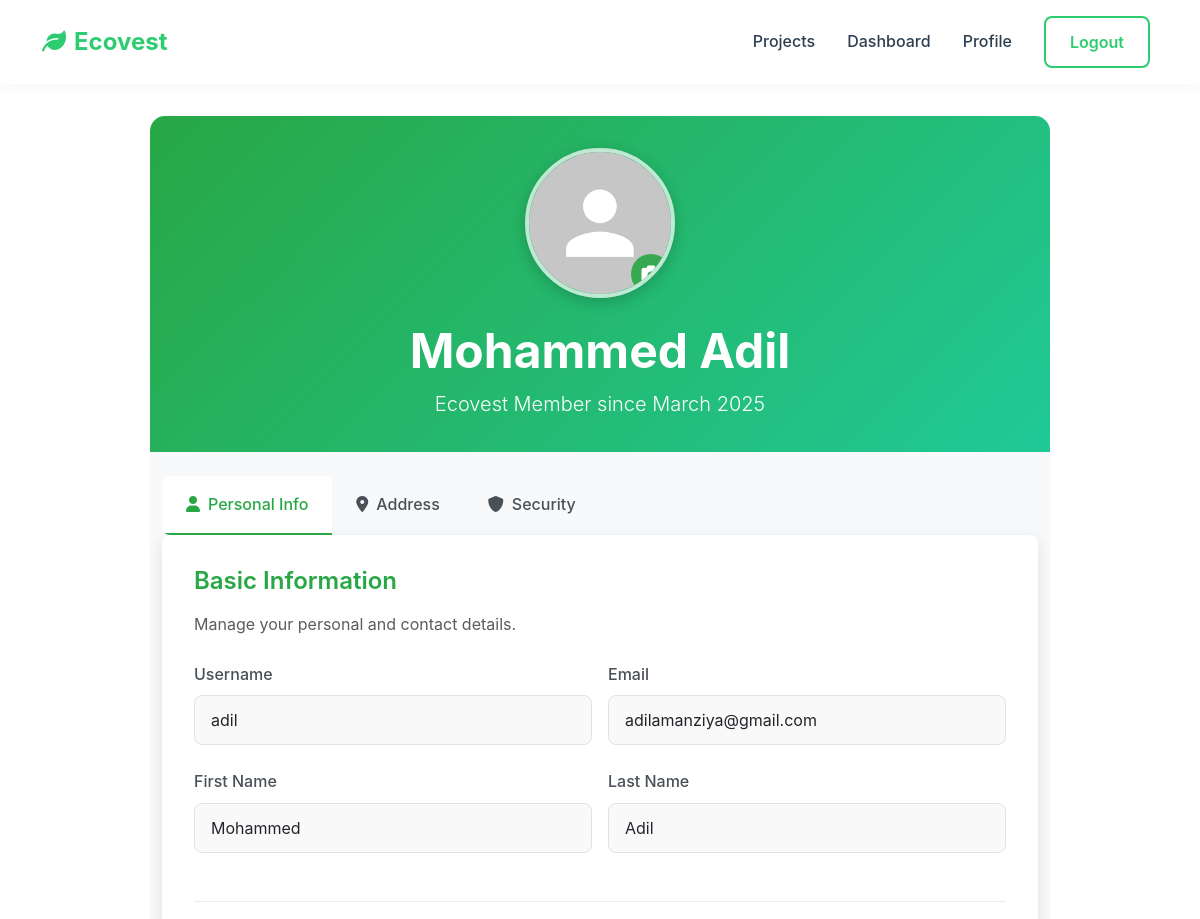
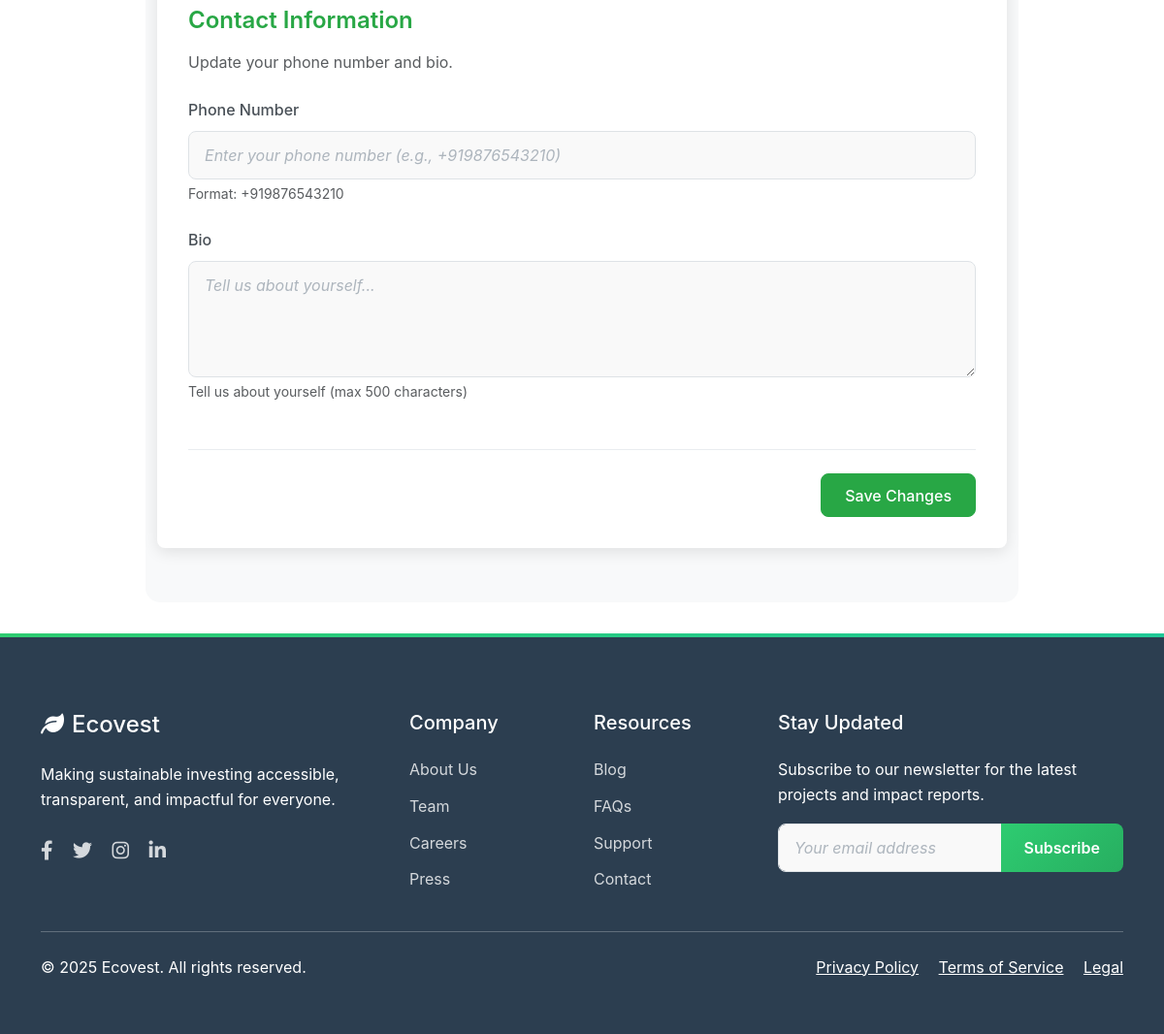
Screenshot of /users/profile/ (signed in) with the database file from the repository (2 pictures, top to bottom).
### users/models.py (models this page shows, shortened)
class CustomUser(AbstractUser):
    email = models.EmailField(_('email address'), unique=True)
    first_name = models.CharField(_('first name'), max_length=150, blank=True)
    last_name = models.CharField(_('last name'), max_length=150, blank=True)

### users/views.py (the view)
# urls.py: path('profile/', views.profile, name='profile'),
@login_required
def profile(request):
    profile, created = Profile.objects.get_or_create(user=request.user)
    if request.method == 'POST':
        if 'profile_image' in request.FILES:
            profile = request.user.profile
            profile.profile_image = request.FILES['profile_image']
            profile.save()
            messages.success(request, "Profile picture updated successfully")
            return redirect('profile')
        if 'old_password' in request.POST:
            password_form = PasswordChangeForm(request.user, request.POST)
            if password_form.is_valid():
                user = password_form.save()
                update_session_auth_hash(request, user)
                messages.success(request, 'Your password was successfully updated!')
                return redirect('profile')
            else:
                messages.error(request, 'Please correct the errors below.')
                user_form = UserUpdateForm(instance=request.user)
                profile_form = UserProfileForm(instance=profile)
                context = {
                    'user_form': user_form,
                    'profile_form': profile_form,
                    'password_form': password_form
                }
                return render(request, 'users/profile.html', context)
        user_form = UserUpdateForm(request.POST, instance=request.user)
        profile_form = UserProfileForm(request.POST, request.FILES, instance=profile)
        if user_form.is_valid() and profile_form.is_valid():
            user_form.save()
            profile_form.save()
            messages.success(request, 'Your profile was successfully updated!')
            return redirect('profile')
        else:
            messages.error(request, 'Please correct the errors below.')
    else:
        user_form = UserUpdateForm(instance=request.user)
        profile_form = UserProfileForm(instance=profile)
        password_form = PasswordChangeForm(request.user)
    context = {
        'user_form': user_form,
        'profile_form': profile_form,
        'password_form': password_form
    }
    return render(request, 'users/profile.html', context)

### users/forms.py
class UserUpdateForm(forms.ModelForm):
    class Meta:
        model = CustomUser
        fields = ('username', 'email', 'first_name', 'last_name')
        widgets = {
            'username': forms.TextInput(attrs={'placeholder': 'Enter your username'}),
            'email': forms.EmailInput(attrs={'placeholder': 'Enter your email'}),
            'first_name': forms.TextInput(attrs={'placeholder': 'Enter your first name'}),
            'last_name': forms.TextInput(attrs={'placeholder': 'Enter your last name'}),
        }

class UserProfileForm(forms.ModelForm):
    class Meta:
        model = Profile
        fields = (
            'profile_image', 'phone_number', 'address_line1', 'address_line2',
            'city', 'state', 'postal_code', 'country', 'bio'
        )
        widgets = {
            'phone_number': forms.TextInput(attrs={'placeholder': 'e.g., +919876543210'}),
            'address_line1': forms.TextInput(attrs={'placeholder': 'Street address'}),
            'address_line2': forms.TextInput(attrs={'placeholder': 'Apartment, suite, etc. (optional)'}),
            'city': forms.TextInput(attrs={'placeholder': 'City'}),
            'state': forms.TextInput(attrs={'placeholder': 'State/Province'}),
            'postal_code': forms.TextInput(attrs={'placeholder': 'Postal/ZIP Code'}),
            'country': forms.TextInput(attrs={'placeholder': 'Country'}),
            'bio': forms.Textarea(attrs={'placeholder': 'Tell us about yourself (max 500 characters)', 'rows': 4}),
        }

### users/templates/users/profile.html (shortened to what this page needs)
{% extends 'core/base.html' %}
{% load django_bootstrap5 %}
{% load static %}
{% block content %}
<div class="profile-container">
    <div class="profile-hero text-center">
        <div class="container">
            <div class="profile-image-container">
                {% if user.profile.profile_image %}
                    <img src="{{ user.profile.profile_image.url }}" class="profile-image" alt="Profile Image">
                {% else %}
                    <img src="{% static 'images/default_profile.png' %}" class="profile-image" alt="Default Profile Image">
                {% endif %}
                <label for="profile-image-input" class="profile-image-upload" title="Change profile picture">
                    <i class="fas fa-camera"></i>
                </label>
            </div>
            <h1 class="display-5 fw-bold mb-2">
                {% if user.first_name %}{{ user.first_name }} {{ user.last_name }}{% else %}{{ user.username }}{% endif %}
            </h1>
            <p class="lead mb-0">Ecovest Member since {{ user.date_joined|date:"F Y" }}</p>
        </div>
    </div>
    <div class="container py-4">
        <div class="tab-container">
            <ul class="nav nav-tabs profile-tabs" id="profileTabs" role="tablist">
                <li class="nav-item" role="presentation">
                    <button class="nav-link active" id="personal-tab" data-bs-toggle="tab" data-bs-target="#personal-tab-pane" type="button" role="tab" aria-controls="personal-tab-pane" aria-selected="true">
                        <i class="fas fa-user me-2"></i>Personal Info
                    </button>
                </li>
                <li class="nav-item" role="presentation">
                    <button class="nav-link" id="address-tab" data-bs-toggle="tab" data-bs-target="#address-tab-pane" type="button" role="tab" aria-controls="address-tab-pane" aria-selected="false">
                        <i class="fas fa-map-marker-alt me-2"></i>Address
                    </button>
                </li>
                <li class="nav-item" role="presentation">
                    <button class="nav-link" id="security-tab" data-bs-toggle="tab" data-bs-target="#security-tab-pane" type="button" role="tab" aria-controls="security-tab-pane" aria-selected="false">
                        <i class="fas fa-shield-alt me-2"></i>Security
                    </button>
                </li>
            </ul>
            <div class="profile-form">
                <div class="tab-content" id="profileTabsContent">
                    <div class="tab-pane fade show active" id="personal-tab-pane" role="tabpanel" aria-labelledby="personal-tab" tabindex="0">
                        <form method="post" enctype="multipart/form-data">
                            <div class="form-section">
                                <h4 class="form-section-title">Basic Information</h4>
                                <p class="text-muted mb-3">Manage your personal and contact details.</p>
                                <div class="row g-3">
                                    <div class="col-md-6 mb-3">
                                        <label for="{{ user_form.username.id_for_label }}" class="form-label">Username</label>
                                        <input type="text" name="username" value="{{ user_form.username.value|default:'' }}" class="form-control" id="{{ user_form.username.id_for_label }}" placeholder="Enter your username">
                                    </div>
                                    <div class="col-md-6 mb-3">
                                        <label for="{{ user_form.email.id_for_label }}" class="form-label">Email</label>
                                        <input type="email" name="email" value="{{ user_form.email.value|default:'' }}" class="form-control" id="{{ user_form.email.id_for_label }}" placeholder="Enter your email address">
                                    </div>
                                </div>
                                <div class="row g-3">
                                    <div class="col-md-6 mb-3">
                                        <label for="{{ user_form.first_name.id_for_label }}" class="form-label">First Name</label>
                                        <input type="text" name="first_name" value="{{ user_form.first_name.value|default:'' }}" class="form-control" id="{{ user_form.first_name.id_for_label }}" placeholder="Enter your first name">
                                    </div>
                                    <div class="col-md-6 mb-3">
                                        <label for="{{ user_form.last_name.id_for_label }}" class="form-label">Last Name</label>
                                        <input type="text" name="last_name" value="{{ user_form.last_name.value|default:'' }}" class="form-control" id="{{ user_form.last_name.id_for_label }}" placeholder="Enter your last name">
                                    </div>
                                </div>
                            </div>
                            <div class="form-section">
                                <h4 class="form-section-title">Contact Information</h4>
                                <p class="text-muted mb-3">Update your phone number and bio.</p>
                                <div class="mb-3">
                                    <label for="{{ profile_form.phone_number.id_for_label }}" class="form-label">Phone Number</label>
                                    <input type="tel" name="phone_number" value="{{ profile_form.phone_number.value|default:'' }}" class="form-control" id="{{ profile_form.phone_number.id_for_label }}" placeholder="Enter your phone number (e.g., +919876543210)">
                                    <div class="form-text text-muted">Format: +919876543210</div>
                                </div>
                                <div class="mb-3">
                                    <label for="{{ profile_form.bio.id_for_label }}" class="form-label">Bio</label>
                                    <textarea name="bio" class="form-control" id="{{ profile_form.bio.id_for_label }}" placeholder="Tell us about yourself...">{{ profile_form.bio.value|default:'' }}</textarea>
                                    <div class="form-text text-muted">Tell us about yourself (max 500 characters)</div>
                                </div>
                            </div>
                            <div class="text-end mt-4">
                                <button type="submit" class="btn btn-success submit-btn">Save Changes</button>
                            </div>
                        </form>
                    </div>
                </div>
            </div>
        </div>
    </div>
</div>
{% endblock %}

### static/css/style.css (style rules this page uses)
:root { --primary-color: #2ecc71; --primary-dark: #27ae60; --secondary-color: #20c997; --accent-color: #F0F8FF; --dark-color: #2c3e50; --light-color: #f8f9fa; --transition-cubic: cubic-bezier(0.4, 0, 0.2, 1); }
body { font-family: 'Inter', 'Segoe UI', system-ui, -apple-system, sans-serif; color: var(--dark-color); line-height: 1.6; }
.btn { padding: 0.75rem 1.5rem; font-weight: 600; border-radius: 8px; transition: all 0.3s var(--transition-cubic); }
.form-control, .form-select { border-radius: 8px; padding: 0.75rem 1rem; border: 1px solid rgba(0,0,0,0.1); transition: all 0.3s ease; }

### users/templates/users/profile.html (style rules this page uses)
.profile-container { background-color: #f8f9fa; border-radius: 15px; max-width: 900px; margin: 2rem auto; }
.profile-hero { background: linear-gradient(135deg, #28a745 0%, #20c997 100%); color: white; padding: 2rem 0; border-radius: 15px 15px 0 0; }
.profile-image-container { position: relative; width: 150px; height: 150px; margin: 0 auto 1.5rem; border-radius: 50%; overflow: hidden; border: 4px solid rgba(255, 255, 255, 0.7); box-shadow: 0 4px 15px rgba(0, 0, 0, 0.2); }
.profile-image { width: 100%; height: 100%; object-fit: cover; }
.profile-form { background: white; border-radius: 8px; padding: 2rem; box-shadow: 0 4px 15px rgba(0, 0, 0, 0.1); margin-bottom: 2rem; }
.form-section { border-bottom: 1px solid #e9ecef; padding-bottom: 1.5rem; margin-bottom: 1.5rem; }
.form-section-title { color: #28a745; font-weight: 600; margin-bottom: 1rem; }
.submit-btn { background-color: #28a745; border-color: #28a745; padding: 0.6rem 1.5rem; font-weight: 500; transition: all 0.3s ease; }
.profile-image-upload { position: absolute; bottom: 0; right: 0; background-color: rgba(40, 167, 69, 0.9); width: 40px; height: 40px; border-radius: 50%; display: flex; align-items: center; justify-content: center; cursor: pointer; transition: all 0.3s ease; }
.profile-image-upload i { color: white; font-size: 1.2rem; }
.profile-tabs { border-radius: 8px; overflow: hidden; border: none; }
.profile-tabs .nav-link { border: none; color: #495057; font-weight: 500; padding: 1rem 1.5rem; position: relative; }
.profile-tabs .nav-link.active { color: #28a745; background-color: white; border-bottom: 3px solid #28a745; }
.tab-container { margin-bottom: 2rem; }
.form-control { border-radius: 0.5rem; padding: 0.75rem 1rem; border: 1px solid #dee2e6; height: calc(3rem + 2px); font-size: 1rem; width: 100%; transition: border-color 0.15s ease-in-out, box-shadow 0.15s ease-in-out; background-color: #f9f9f9; }
.form-control::placeholder { color: #adb5bd; font-style: italic; }
textarea.form-control { height: auto; min-height: 120px; }
.col-md-6.mb-3, .mb-3 { margin-bottom: 1.5rem !important; }
.form-label { display: block; margin-bottom: 0.5rem; font-weight: 500; color: #495057; }
.form-text { margin-top: 0.25rem; font-size: 0.875em; color: #6c757d; }
.col-md-6.mb-3 .form-label { display: block; }

### rows the page displays
CustomUser: first_name "Mohammed", last_name "Adil", date_joined "March 2025", username "adil", email "adilamanziya@gmail.com"
